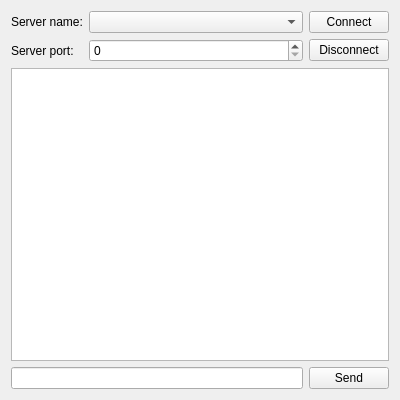
<?xml version="1.0" encoding="UTF-8"?>
<ui version="4.0">
 <class>Widget</class>
 <widget class="QWidget" name="Widget">
  <property name="geometry">
   <rect>
    <x>0</x>
    <y>0</y>
    <width>400</width>
    <height>400</height>
   </rect>
  </property>
  <property name="windowTitle">
   <string>Widget</string>
  </property>
  <layout class="QGridLayout" name="gridLayout_3">
   <item row="0" column="0">
    <layout class="QGridLayout" name="gridLayout_2">
     <item row="0" column="0">
      <layout class="QHBoxLayout" name="horizontalLayout_2">
       <item>
        <layout class="QGridLayout" name="gridLayout">
         <item row="0" column="0">
          <widget class="QLabel" name="label">
           <property name="text">
            <string>Server name:</string>
           </property>
          </widget>
         </item>
         <item row="0" column="1">
          <widget class="QComboBox" name="addrComboBox">
           <property name="sizePolicy">
            <sizepolicy hsizetype="Expanding" vsizetype="Fixed">
             <horstretch>0</horstretch>
             <verstretch>0</verstretch>
            </sizepolicy>
           </property>
          </widget>
         </item>
         <item row="1" column="0">
          <widget class="QLabel" name="label_2">
           <property name="text">
            <string>Server port:</string>
           </property>
          </widget>
         </item>
         <item row="1" column="1">
          <widget class="QSpinBox" name="portSpinBox">
           <property name="sizePolicy">
            <sizepolicy hsizetype="Expanding" vsizetype="Fixed">
             <horstretch>0</horstretch>
             <verstretch>0</verstretch>
            </sizepolicy>
           </property>
          </widget>
         </item>
        </layout>
       </item>
       <item>
        <layout class="QVBoxLayout" name="verticalLayout">
         <item>
          <widget class="QPushButton" name="connectBtn">
           <property name="text">
            <string>Connect</string>
           </property>
          </widget>
         </item>
         <item>
          <widget class="QPushButton" name="disconnectBtn">
           <property name="text">
            <string>Disconnect</string>
           </property>
          </widget>
         </item>
        </layout>
       </item>
      </layout>
     </item>
     <item row="1" column="0">
      <widget class="QTextEdit" name="textEdit"/>
     </item>
     <item row="2" column="0">
      <layout class="QHBoxLayout" name="horizontalLayout">
       <item>
        <widget class="QLineEdit" name="dataLineEdit"/>
       </item>
       <item>
        <widget class="QPushButton" name="sendBtn">
         <property name="text">
          <string>Send</string>
         </property>
        </widget>
       </item>
      </layout>
     </item>
    </layout>
   </item>
  </layout>
 </widget>
 <resources/>
 <connections/>
</ui>
